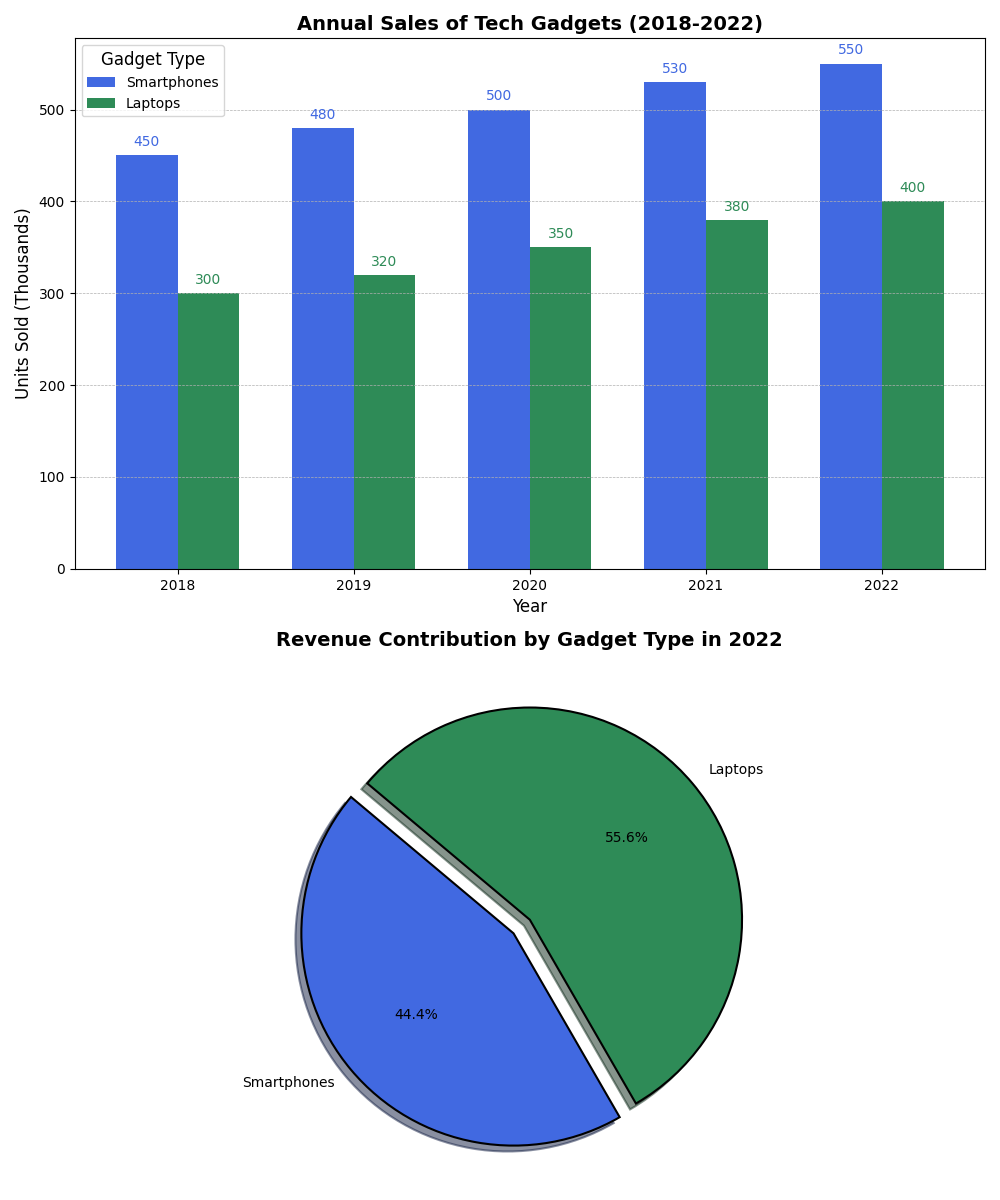

The script that drew this image:
import matplotlib.pyplot as plt
import numpy as np

years = ['2018', '2019', '2020', '2021', '2022']
smartphones_sales = [450, 480, 500, 530, 550]
laptops_sales = [300, 320, 350, 380, 400]

smartphones_revenue_2022 = 200
laptops_revenue_2022 = 250

bar_width = 0.35
year_indices = np.arange(len(years))

fig, ax = plt.subplots(2, 1, figsize=(10, 12))

# First subplot
ax[0].bar(year_indices - bar_width/2, smartphones_sales, width=bar_width, color='royalblue', label='Smartphones')
ax[0].bar(year_indices + bar_width/2, laptops_sales, width=bar_width, color='seagreen', label='Laptops')

ax[0].set_title('Annual Sales of Tech Gadgets (2018-2022)', fontsize=14, fontweight='bold')
ax[0].set_xlabel('Year', fontsize=12)
ax[0].set_ylabel('Units Sold (Thousands)', fontsize=12)
ax[0].set_xticks(year_indices)
ax[0].set_xticklabels(years)
ax[0].legend(title='Gadget Type', fontsize=10, title_fontsize='12')
ax[0].grid(True, which='major', axis='y', linestyle='--', linewidth=0.5)

for i in range(len(years)):
    ax[0].text(year_indices[i] - bar_width/2, smartphones_sales[i] + 10, f'{smartphones_sales[i]}', ha='center', color='royalblue')
    ax[0].text(year_indices[i] + bar_width/2, laptops_sales[i] + 10, f'{laptops_sales[i]}', ha='center', color='seagreen')

# Second subplot
revenues_2022 = [smartphones_revenue_2022, laptops_revenue_2022]
labels = ['Smartphones', 'Laptops']
colors = ['royalblue', 'seagreen']
explode = (0.1, 0)

ax[1].pie(revenues_2022, labels=labels, autopct='%1.1f%%', startangle=140, colors=colors, explode=explode, shadow=True, wedgeprops={'edgecolor': 'black', 'linewidth': 1.5})
ax[1].set_title('Revenue Contribution by Gadget Type in 2022', fontsize=14, fontweight='bold')

plt.tight_layout()
plt.show()
